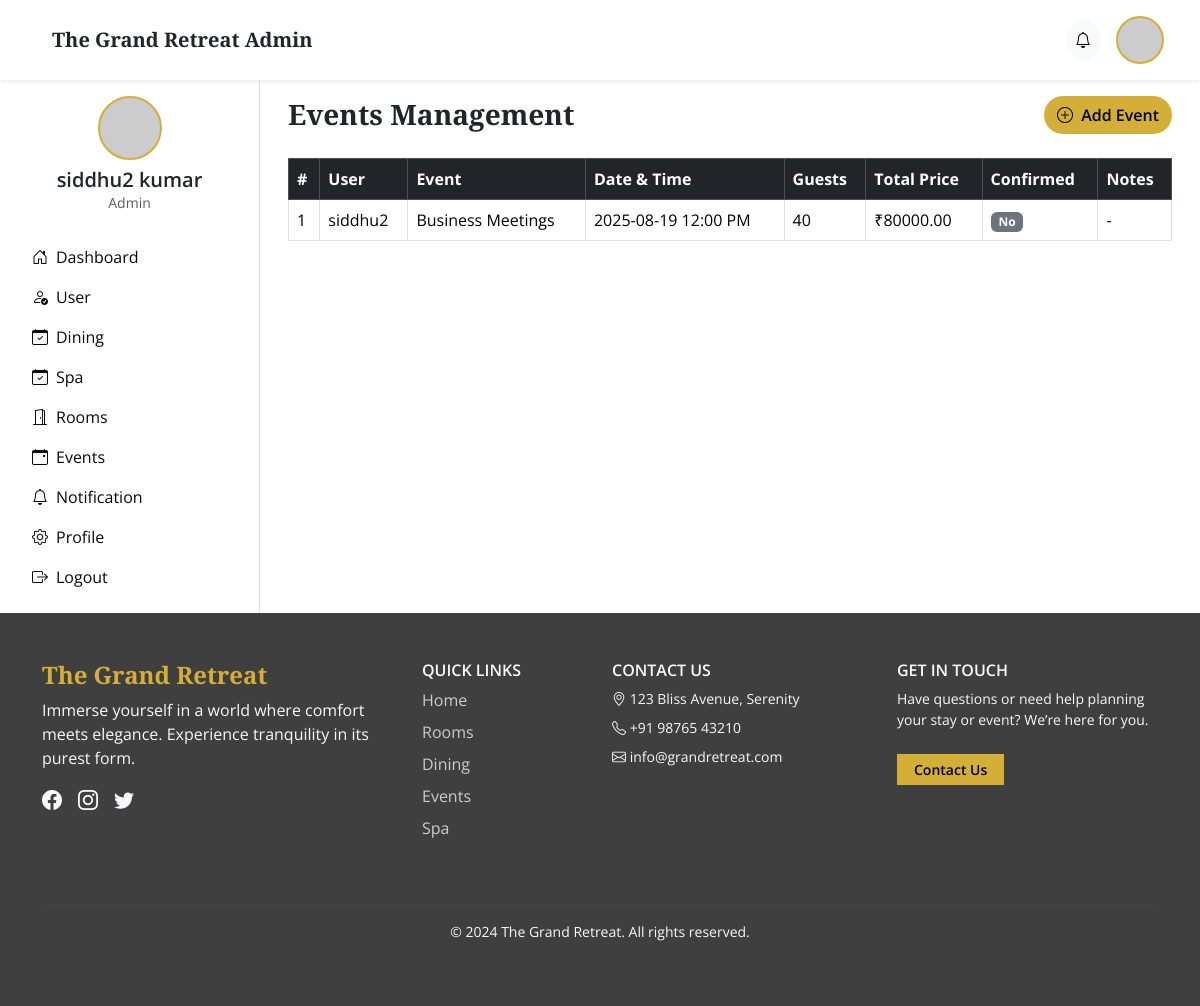
/event/adminEvent/ (signed in), run on the app's committed database.
### accounts/models.py (models this page shows)
class User(AbstractUser):
    name = models.CharField(max_length=255, null=True, blank=True)
    contact = models.CharField(max_length=13)
    gender = models.CharField(max_length=3, choices=(('M',"male"),('f',"female"),('o',"other"),('N/A',"don't want to mention")))
    user = models.CharField(max_length=1, choices=(
        ("s","supplier"),
        ("c","customer")
    ))

### events/models.py (models this page shows, shortened)
class EventBooking(models.Model):
    user = models.ForeignKey(User, on_delete=models.CASCADE)
    event = models.ForeignKey(Event, on_delete=models.CASCADE)
    number_of_guests = models.PositiveIntegerField()
    booking_datetime = models.DateTimeField(default=timezone.now)  # Selected date and time
    notes = models.TextField(blank=True, null=True)
    is_confirmed = models.BooleanField(default=False)
    price = models.DecimalField(max_digits=10, decimal_places=2, default=0.00)
    created_at = models.DateTimeField(auto_now_add=True)

class Event(models.Model):
    name = models.CharField(max_length=255)
    description = models.TextField()
    capacity = models.IntegerField(default=50)
    price_per_guest = models.DecimalField(max_digits=10, decimal_places=2, default=0.00)
    image = models.ImageField(upload_to='event_images/', blank=True, null=True)

### events/views.py (the view)
# urls.py: path('adminEvent/', views.admin_event_bookings, name='adminEvent'),
@login_required
def admin_event_bookings(request):
    bookings = EventBooking.objects.select_related('user', 'event').order_by('-booking_datetime')
    return render(request, 'admin_event_bookings.html', {'bookings': bookings})

### events/templates/admin_event_bookings.html (shortened to what this page needs)
{% extends 'base.html' %}
{% block main %}
<div class="container-fluid">
  <div class="d-flex justify-content-between align-items-center mb-4">
    <h3 class="fw-bold mb-0">Events Management</h3>
    <a href="{% url 'add_event' %}" class="btn btn-gold"><i class="bi bi-plus-circle me-1"></i> Add Event</a>
  </div>
  {% if bookings %}
    <div class="table-responsive">
      <table class="table table-bordered table-hover align-middle">
        <thead class="table-dark">
          <tr>
            <th>#</th>
            <th>User</th>
            <th>Event</th>
            <th>Date & Time</th>
            <th>Guests</th>
            <th>Total Price</th>
            <th>Confirmed</th>
            <th>Notes</th>
          </tr>
        </thead>
        <tbody>
          {% for booking in bookings %}
            <tr>
              <td>{{ forloop.counter }}</td>
              <td>{{ booking.user.username }}</td>
              <td>{{ booking.event.name }}</td>
              <td>{{ booking.booking_datetime|date:"Y-m-d h:i A" }}</td>
              <td>{{ booking.number_of_guests }}</td>
              <td>₹{{ booking.price }}</td>
              <td>
                {% if booking.is_confirmed %}
                  <span class="badge bg-success">Yes</span>
                {% else %}
                  <span class="badge bg-secondary">No</span>
                {% endif %}
              </td>
              <td>{{ booking.notes|default:"-" }}</td>
            </tr>
          {% endfor %}
        </tbody>
      </table>
    </div>
  {% else %}
    <p class="text-muted">No event bookings found.</p>
  {% endif %}
  </div>
</div>
{% endblock %}

### main/templates/base.html (shortened to what this page needs)
<!DOCTYPE html>
<html lang="en">
<head>
    <link href="https://cdn.jsdelivr.net/npm/bootstrap@5.3.3/dist/css/bootstrap.min.css" rel="stylesheet" />
    <link href="https://cdn.jsdelivr.net/npm/bootstrap-icons@1.10.5/font/bootstrap-icons.css" rel="stylesheet" />
    <link href="https://unpkg.com/aos@2.3.4/dist/aos.css" rel="stylesheet" />
</head>
<body>
{% if user.is_authenticated and user.is_staff %}
    <header class="navbar navbar-expand-lg bg-white shadow-sm px-4 py-3">
        <div class="container-fluid d-flex justify-content-between align-items-center">
            <div class="d-flex align-items-center gap-3">
                <h2 class="h5 mb-0 fw-bold text-dark">The Grand Retreat Admin</h2>
            </div>
            <div class="d-flex align-items-center gap-3">
                <a href="{% url 'AdminNotification' %}" class="btn btn-light rounded-circle p-2" title="Notifications">
                    <i class="bi bi-bell"></i>
                </a>
                <div class="dropdown ">
                    <div class="sidebar-avatar dropdown-toggle" data-bs-toggle="dropdown"
                         style="background-image: url('{% if profile.profile_picture %}{{ profile.profile_picture.url }}{% else %}https://ui-avatars.com/api/?name={{ user.get_full_name|default:user.username }}&background=d4af37&color=fff{% endif %}');">
                    </div>
                </div>
            </div>
        </div>
    </header>
    <div class="d-flex flex-grow-1">
        <aside class="bg-white border-end p-3" style="width: 260px;" role="navigation">
            <div class="text-center mb-4">
    <div class="sidebar-avatar sidebar-avatar-lg mx-auto mb-2"
        style="background-image: url('{% if profile.profile_picture %}{{ profile.profile_picture.url }}{% else %}https://ui-avatars.com/api/?name={{ user.get_full_name|default:user.username }}&background=d4af37&color=fff{% endif %}');">
    </div>
    <h5 class="mb-0 fw-semibold">{{ user.get_full_name|default:user.username }}</h5>
    <p class="text-muted small mb-0">Admin</p>
</div>
            <nav class="nav flex-column">
                <a class="nav-link text-dark d-flex align-items-center gap-2" href="{% url 'AdminDashboard' %}"><i class="bi bi-house-door"></i> Dashboard</a>
                <a class="nav-link text-dark d-flex align-items-center gap-2" href="{% url 'AdminDashboard' %}"><i class="bi bi-person-check"></i> User</a>
                <a class="nav-link text-dark d-flex align-items-center gap-2" href="{% url 'Admindinish' %}"><i class="bi bi-calendar-check"></i> Dining</a>
                <a class="nav-link text-dark d-flex align-items-center gap-2" href="{% url 'Adminspa' %}"><i class="bi bi-calendar-check"></i> Spa</a>
                <a class="nav-link text-dark d-flex align-items-center gap-2" href="{% url 'adminRoom' %}"><i class="bi bi-door-open"></i> Rooms</a>
                <a class="nav-link text-dark d-flex align-items-center gap-2" href="{% url 'adminEvent' %}"><i class="bi bi-calendar-event"></i> Events</a>
                <a class="nav-link text-dark d-flex align-items-center gap-2" href="{% url 'AdminNotification' %}"><i class="bi bi-bell"></i> Notification</a>
                <a class="nav-link text-dark d-flex align-items-center gap-2" href="{% url 'admin_profile' %}"><i class="bi bi-gear"></i> Profile </a>
                <a class="nav-link text-dark d-flex align-items-center gap-2" href="{% url 'logout' %}"><i class="bi bi-box-arrow-right"></i> Logout</a>
            </nav>
        </aside>
        <main class="flex-grow-1 p-3">
            {% block main %}{% endblock %}
{% endif %}
    <footer class="py-5 text-light" style="background: #403f3f;">
      <div class="container">
        <div class="row gy-4">
          <div class="col-lg-4">
            <h4 class="fw-bold" style="color: #d4af37;">The Grand Retreat</h4>
            <p>Immerse yourself in a world where comfort meets elegance. Experience tranquility in its purest form.</p>
            <div class="d-flex mt-3">
              <a href="#" class="me-3 text-light fs-5"><i class="bi bi-facebook"></i></a>
              <a href="#" class="me-3 text-light fs-5"><i class="bi bi-instagram"></i></a>
              <a href="#" class="text-light fs-5"><i class="bi bi-twitter"></i></a>
            </div>
          </div>
          <div class="col-lg-2">
            <h6 class="text-uppercase text-gold fw-semibold">Quick Links</h6>
            <ul class="list-unstyled">
              <li><a href="#" class="footer-link">Home</a></li>
              <li><a href="#" class="footer-link">Rooms</a></li>
              <li><a href="#" class="footer-link">Dining</a></li>
              <li><a href="#" class="footer-link">Events</a></li>
              <li><a href="#" class="footer-link">Spa</a></li>
            </ul>
          </div>
          <div class="col-lg-3">
            <h6 class="text-uppercase text-gold fw-semibold">Contact Us</h6>
            <ul class="list-unstyled small">
              <li class="mb-2"><i class="bi bi-geo-alt text-gold"></i> 123 Bliss Avenue, Serenity</li>
              <li class="mb-2"><i class="bi bi-telephone text-gold"></i> +91 98765 43210</li>
              <li><i class="bi bi-envelope text-gold"></i> info@grandretreat.com</li>
            </ul>
          </div>
         <div class="col-lg-3">
  <h6 class="text-uppercase text-gold fw-semibold">Get in Touch</h6>
  <p class="small">Have questions or need help planning your stay or event? We’re here for you.</p>
  <a href="{% url 'contact' %}" class="btn btn-gold btn-sm rounded-0 px-3 mt-2">Contact Us</a>
</div>
        </div>
        <hr class="mt-5" style="border-top: 1px solid rgba(255,255,255,0.1);" />
        <p class="text-center mt-3 small ">&copy; 2024 The Grand Retreat. All rights reserved.</p>
      </div>
    </footer>
</body>
</html>

### main/templates/base.html (style rules this page uses)
body { font-family: 'Open Sans', sans-serif; background-color: #fff; scroll-behavior: smooth; }
h1, h2, h3, h4 { font-family: 'Playfair Display', serif; }
.navbar { background: #787878; }
.navbar-brand, .nav-link, .navbar-toggler-icon { color: #0a0a0a !important; }
.sidebar-avatar { background-size: cover; background-position: center; width: 48px; height: 48px; border-radius: 50%; border: 2px solid #d4af37; }
.sidebar-avatar-lg { width: 64px; height: 64px; }
.btn-gold { background-color: #d4af37; color: #000; font-weight: 600; border-radius: 50px; }
.footer-link { display: block; color: #ccc; margin-bottom: 0.5rem; transition: all 0.3s ease; text-decoration: none; }
.sidebar-avatar.dropdown-toggle::after { display: none !important; }

### data on the page
User: get_full_name "siddhu2 kumar"
EventBooking: user.username "siddhu2", event.name "Business Meetings", booking_datetime "2025-08-19 12:00 PM", number_of_guests "40", price "80000.00", is_confirmed "No", notes "-"
